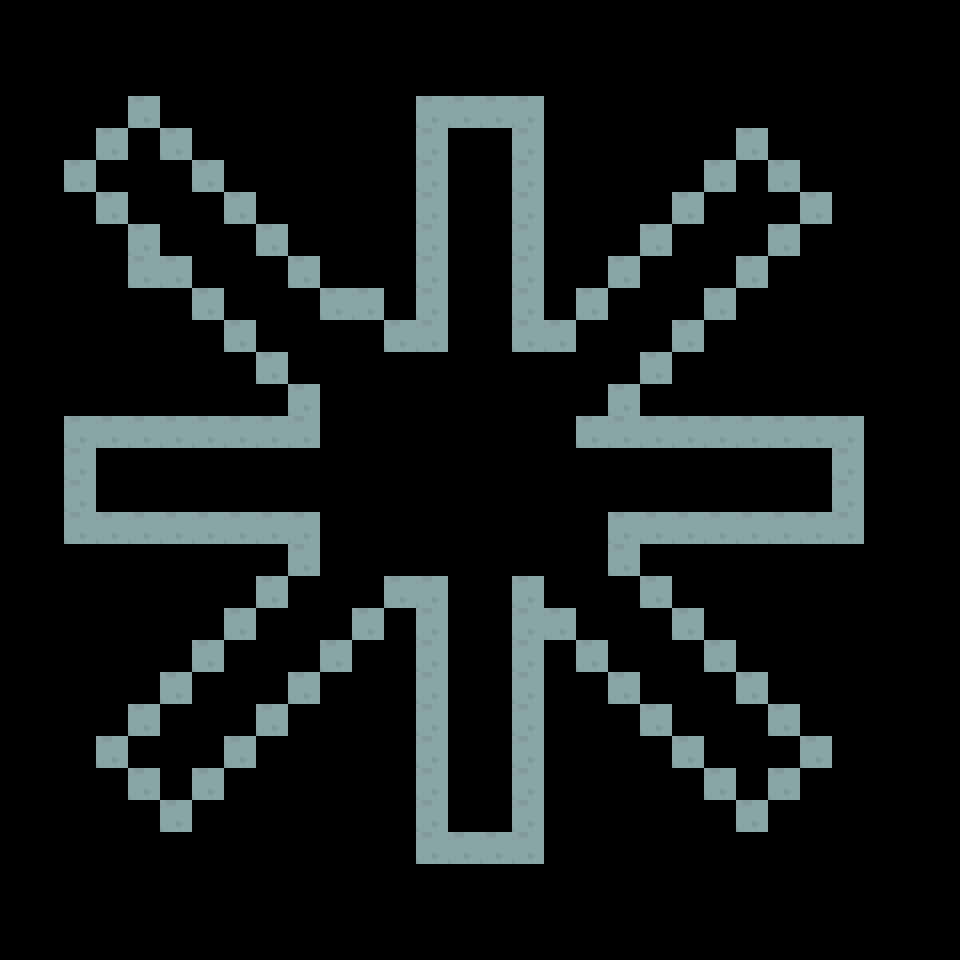

Rendered tile map (Tiled .tmx) drawn with the repository's tilesets; below, a short description and the full map source, tile grids included:
An orthogonal 30x30 tile map with 32x32 px tiles, 1 tile layer (Tile Layer 1).

<map version="1.10" tiledversion="1.11.0" orientation="orthogonal" renderorder="right-down" width="30" height="30" tilewidth="32" tileheight="32" infinite="0" nextlayerid="2" nextobjectid="1">
 <editorsettings>
  <export target="map_fr.json" format="json" />
 </editorsettings>
 <tileset firstgid="1" name="tileset" tilewidth="32" tileheight="32" tilecount="392" columns="28">
  <image source="platformPack_tilesheet.png" width="896" height="448" />
 </tileset>
 <layer id="1" name="Tile Layer 1" width="30" height="30">
  <data encoding="csv">
0,0,0,0,0,0,0,0,0,0,0,0,0,0,0,0,0,0,0,0,0,0,0,0,0,0,0,0,0,0,
0,0,0,0,0,0,0,0,0,0,0,0,0,0,0,0,0,0,0,0,0,0,0,0,0,0,0,0,0,0,
0,0,0,0,0,0,0,0,0,0,0,0,0,0,0,0,0,0,0,0,0,0,0,0,0,0,0,0,0,0,
0,0,0,0,64,0,0,0,0,0,0,0,0,64,64,64,64,0,0,0,0,0,0,0,0,0,0,0,0,0,
0,0,0,64,0,64,0,0,0,0,0,0,0,64,0,0,64,0,0,0,0,0,0,64,0,0,0,0,0,0,
0,0,64,0,0,0,64,0,0,0,0,0,0,64,0,0,64,0,0,0,0,0,64,0,64,0,0,0,0,0,
0,0,0,64,0,0,0,64,0,0,0,0,0,64,0,0,64,0,0,0,0,64,0,0,0,64,0,0,0,0,
0,0,0,0,64,0,0,0,64,0,0,0,0,64,0,0,64,0,0,0,64,0,0,0,64,0,0,0,0,0,
0,0,0,0,64,64,0,0,0,64,0,0,0,64,0,0,64,0,0,64,0,0,0,64,0,0,0,0,0,0,
0,0,0,0,0,0,64,0,0,0,64,64,0,64,0,0,64,0,64,0,0,0,64,0,0,0,0,0,0,0,
0,0,0,0,0,0,0,64,0,0,0,0,64,64,0,0,64,64,0,0,0,64,0,0,0,0,0,0,0,0,
0,0,0,0,0,0,0,0,64,0,0,0,0,0,0,0,0,0,0,0,64,0,0,0,0,0,0,0,0,0,
0,0,0,0,0,0,0,0,0,64,0,0,0,0,0,0,0,0,0,64,0,0,0,0,0,0,0,0,0,0,
0,0,64,64,64,64,64,64,64,64,0,0,0,0,0,0,0,0,64,64,64,64,64,64,64,64,64,0,0,0,
0,0,64,0,0,0,0,0,0,0,0,0,0,0,0,0,0,0,0,0,0,0,0,0,0,0,64,0,0,0,
0,0,64,0,0,0,0,0,0,0,0,0,0,0,0,0,0,0,0,0,0,0,0,0,0,0,64,0,0,0,
0,0,64,64,64,64,64,64,64,64,0,0,0,0,0,0,0,0,0,64,64,64,64,64,64,64,64,0,0,0,
0,0,0,0,0,0,0,0,0,64,0,0,0,0,0,0,0,0,0,64,0,0,0,0,0,0,0,0,0,0,
0,0,0,0,0,0,0,0,64,0,0,0,64,64,0,0,64,0,0,0,64,0,0,0,0,0,0,0,0,0,
0,0,0,0,0,0,0,64,0,0,0,64,0,64,0,0,64,64,0,0,0,64,0,0,0,0,0,0,0,0,
0,0,0,0,0,0,64,0,0,0,64,0,0,64,0,0,64,0,64,0,0,0,64,0,0,0,0,0,0,0,
0,0,0,0,0,64,0,0,0,64,0,0,0,64,0,0,64,0,0,64,0,0,0,64,0,0,0,0,0,0,
0,0,0,0,64,0,0,0,64,0,0,0,0,64,0,0,64,0,0,0,64,0,0,0,64,0,0,0,0,0,
0,0,0,64,0,0,0,64,0,0,0,0,0,64,0,0,64,0,0,0,0,64,0,0,0,64,0,0,0,0,
0,0,0,0,64,0,64,0,0,0,0,0,0,64,0,0,64,0,0,0,0,0,64,0,64,0,0,0,0,0,
0,0,0,0,0,64,0,0,0,0,0,0,0,64,0,0,64,0,0,0,0,0,0,64,0,0,0,0,0,0,
0,0,0,0,0,0,0,0,0,0,0,0,0,64,64,64,64,0,0,0,0,0,0,0,0,0,0,0,0,0,
0,0,0,0,0,0,0,0,0,0,0,0,0,0,0,0,0,0,0,0,0,0,0,0,0,0,0,0,0,0,
0,0,0,0,0,0,0,0,0,0,0,0,0,0,0,0,0,0,0,0,0,0,0,0,0,0,0,0,0,0,
0,0,0,0,0,0,0,0,0,0,0,0,0,0,0,0,0,0,0,0,0,0,0,0,0,0,0,0,0,0
</data>
 </layer>
</map>
